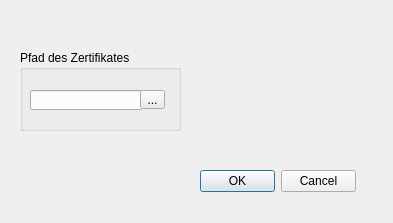
<?xml version="1.0" encoding="UTF-8"?>
<ui version="4.0">
 <class>Form</class>
 <widget class="QWidget" name="Form">
  <property name="geometry">
   <rect>
    <x>0</x>
    <y>0</y>
    <width>393</width>
    <height>223</height>
   </rect>
  </property>
  <property name="windowTitle">
   <string>Form</string>
  </property>
  <widget class="QDialogButtonBox" name="buttonBox">
   <property name="geometry">
    <rect>
     <x>200</x>
     <y>170</y>
     <width>156</width>
     <height>23</height>
    </rect>
   </property>
   <property name="standardButtons">
    <set>QDialogButtonBox::Cancel|QDialogButtonBox::Ok</set>
   </property>
  </widget>
  <widget class="QLineEdit" name="lineEdit">
   <property name="geometry">
    <rect>
     <x>30</x>
     <y>90</y>
     <width>113</width>
     <height>20</height>
    </rect>
   </property>
  </widget>
  <widget class="QToolButton" name="ProLoad">
   <property name="geometry">
    <rect>
     <x>140</x>
     <y>90</y>
     <width>25</width>
     <height>19</height>
    </rect>
   </property>
   <property name="text">
    <string>...</string>
   </property>
  </widget>
  <widget class="QGroupBox" name="groupBox">
   <property name="geometry">
    <rect>
     <x>20</x>
     <y>50</y>
     <width>161</width>
     <height>81</height>
    </rect>
   </property>
   <property name="title">
    <string>Pfad des Zertifikates</string>
   </property>
  </widget>
 </widget>
 <resources/>
 <connections/>
</ui>
